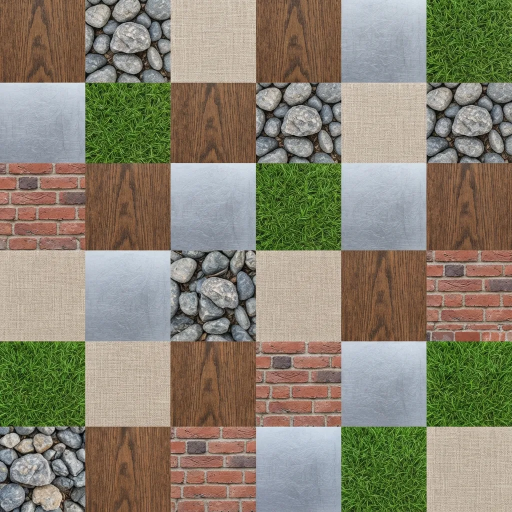
#> input picture CV09-patrones-binarios-locales-lbp/python/texturas.webp, 1024 x 1024 px (shown at 1/2 size)
$ python lbp.py
#> lines starting #> are read from the running program, lines starting #| are printed output that depends on the picture
import cv2
import numpy as np
from skimage.feature import local_binary_pattern

# ============================================================
# LBP TEMPLATE MATCHING
# ============================================================

# PARAMETROS LBP
P = 8
R = 1
METHOD = "uniform"  # "uniform"  "default"  "ror" "nri_uniform"

# Escalas a buscar respecto al template
SCALES = [1.0]

# Numero maximo de detecciones mostradas
MAX_DETECTIONS = 30

# ============================================================
# FUNCIONES
# ============================================================

# [63 lines left out: functions calculate_lbp, calculate_histogram, compare_histograms, calculate_iou, not called in this run]

# ============================================================
# CARGAR IMAGEN
# ============================================================

path = "./texturas.webp"

image = cv2.imread(path)
#> image is the input picture: shape (1024, 1024, 3); mean B, G, R 111.3, 129.8, 136.2

if image is None:
    raise ValueError("No se pudo cargar la imagen.")

# Limitar dimensiones de la imagen de entrada
# para agilizar el procesamiento
max_width = 900

if image.shape[1] > max_width:
    scale = max_width / image.shape[1]
#> scale = 0.879
    image = cv2.resize(image,None,fx=scale,fy=scale)
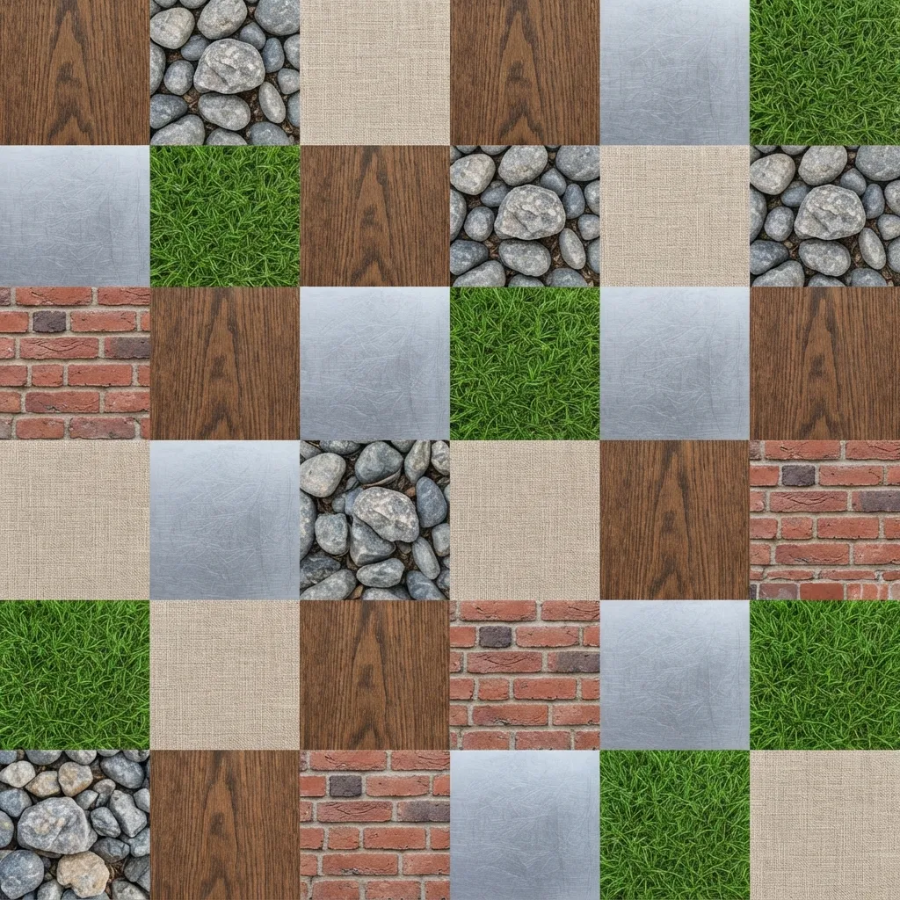
#> image: shape (900, 900, 3); mean B, G, R 111.2, 129.7, 136.1

gray = cv2.cvtColor(image,cv2.COLOR_BGR2GRAY)
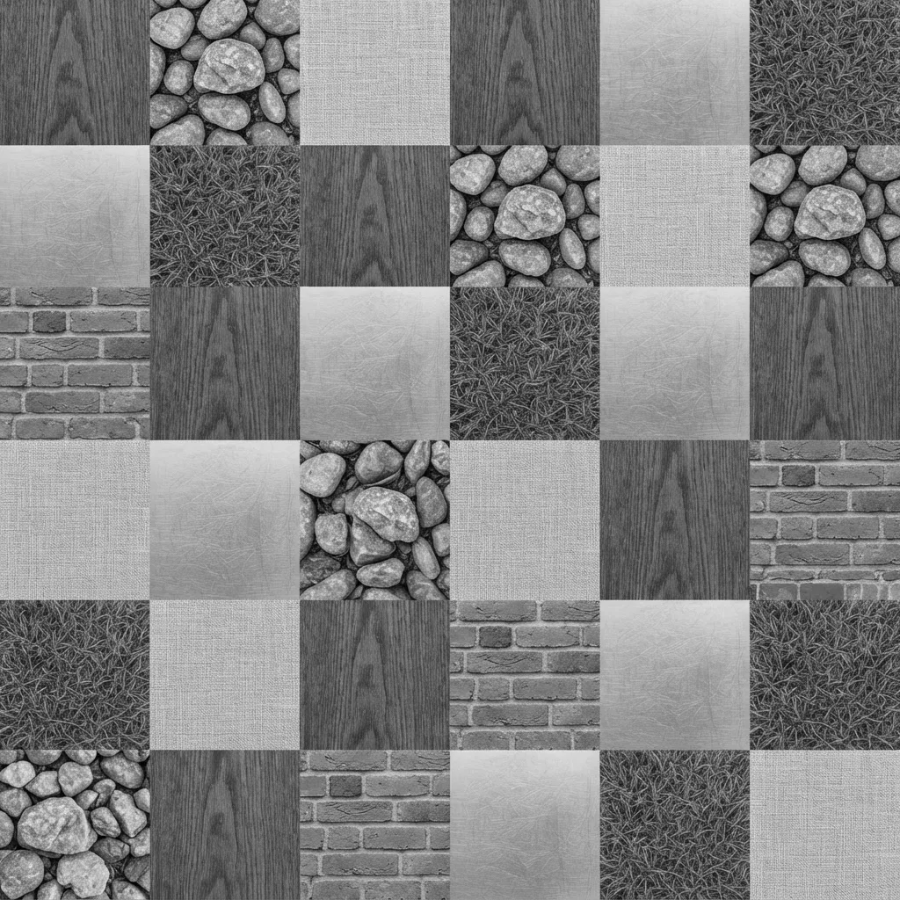
#> gray: shape (900, 900); min 1, max 235, mean 129.5

# En presencia de cierto tipo de ruido (como el que añade el iso)
# puede convenir hacer un ligero suavizado.
# la forma más elegante de hacerse robusto al ruido sin perder detalles
# es aumentar el radio de vecindad a P = 16, R = 2 o P = 24, R = 3

#gray = cv2.GaussianBlur(gray, (3, 3), 0)

# ============================================================
# SELECCIONAR TEMPLATE
# ============================================================

print("\nSelecciona el objeto que deseas buscar.")
print("Presiona ENTER o SPACE para confirmar.")
print("Presiona ESC para cancelar.")

#> (the run stopped early here; a loop or call above may not have finished)

$ run again, with CV09-patrones-binarios-locales-lbp/python/ventanas.webp copied over CV09-patrones-binarios-locales-lbp/python/texturas.webp
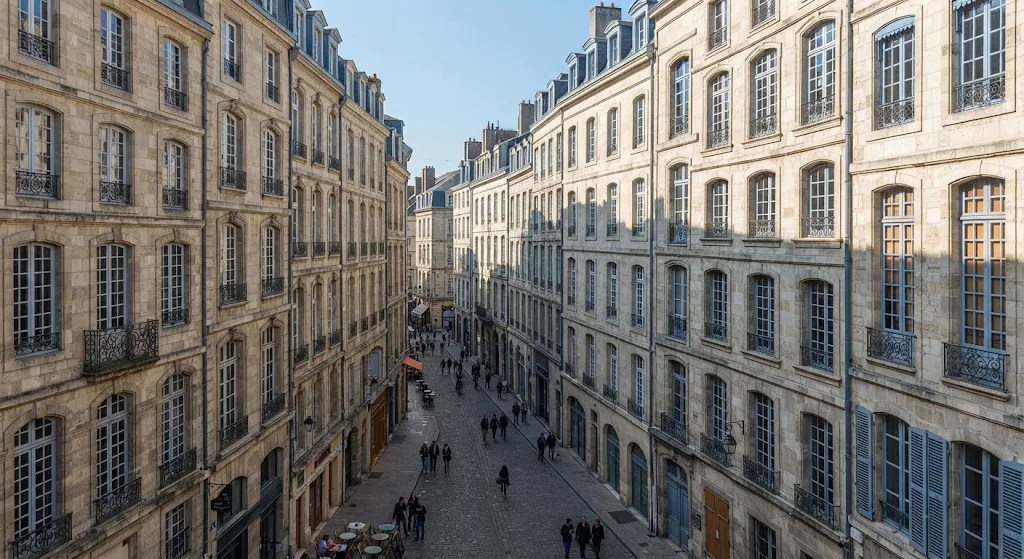
#> input picture CV09-patrones-binarios-locales-lbp/python/ventanas.webp, 1024 x 559 px
#> image is the input picture: shape (559, 1024, 3); mean B, G, R 112.3, 115.8, 117.3
#> image: shape (491, 900, 3)
#> `gray = cv2.cvtColor(image,cv2.COLOR_BGR2GRAY)`:
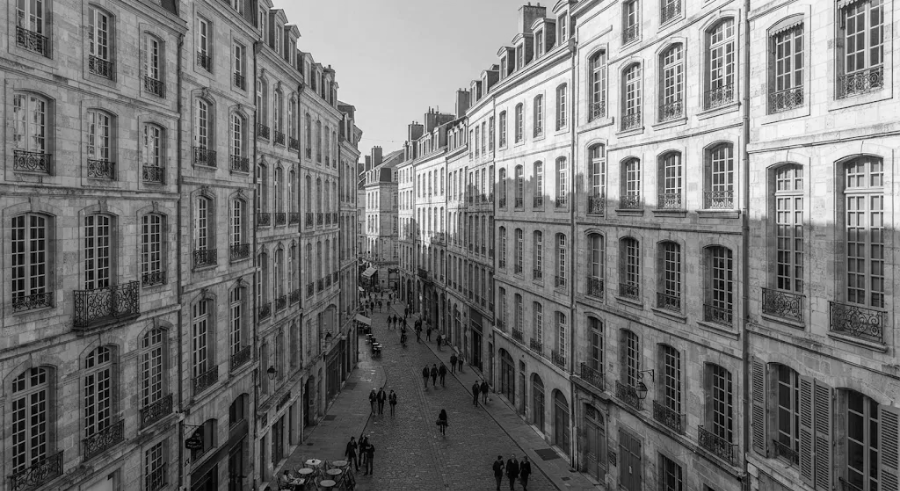
#> gray: shape (491, 900); min 0, max 251, mean 115.8
